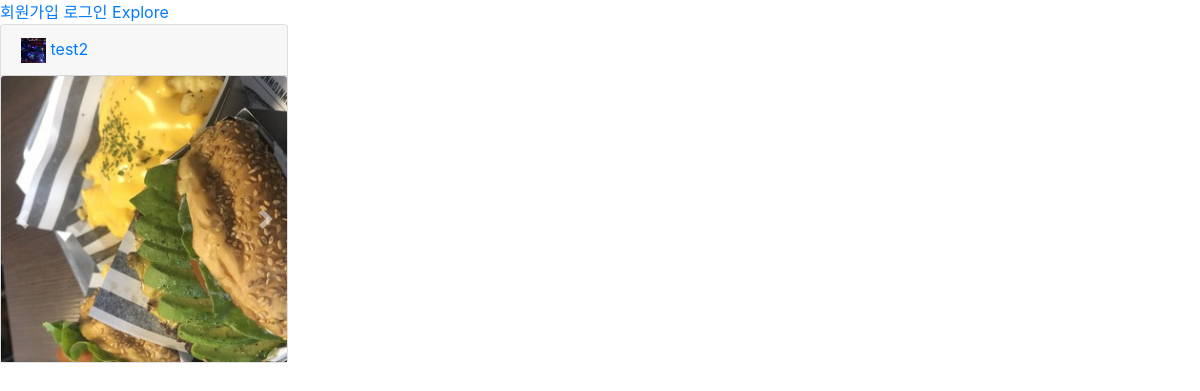
The page /posts/2 on the database its author committed.
### posts/models.py (models this page shows)
class Post(models.Model):
    user = models.ForeignKey(settings.AUTH_USER_MODEL, on_delete=models.CASCADE)
    content = models.TextField()
    created_at = models.DateTimeField(auto_now_add= True, blank=True)
    updated_at = models.DateTimeField(auto_now=True, blank=True)
    like_users = models.ManyToManyField(settings.AUTH_USER_MODEL, related_name='like_posts')

class Image(models.Model):
    post = models.ForeignKey(Post, on_delete=models.CASCADE)
    file = ProcessedImageField(
        upload_to = path_image_path,
        processors = [ResizeToFill(300,300)],
        format = 'JPEG',
        options = {'quality':90},
    )

### accounts/models.py (models this page shows)
class Profile(models.Model):
    user = models.OneToOneField(settings.AUTH_USER_MODEL, on_delete=models.CASCADE)
    nickname = models.CharField(max_length=40, blank=True)
    introduction = models.TextField(blank=True)
    image = ProcessedImageField(
        blank = True,
        upload_to = 'profile/image',
        processors = [ResizeToFill(300,300)],
        format = 'JPEG',
        options = {'quality': 90},
    )

class User(AbstractUser):
    followers = models.ManyToManyField(settings.AUTH_USER_MODEL, related_name='followings')

### posts/views.py (the view)
# urls.py: path('<int:post_id>', views.detail, name="detail"),
def detail(request, post_id):
    post = get_object_or_404(Post, id= post_id)
    return render(request, 'posts/detail.htm', {'post': post})

### posts/templates/posts/detail.htm (shortened to what this page needs)
{% extends 'base.htm' %}
{% load bootstrap4 %}
{% block container %}
<div class="card" style="width: 18rem;">
    <div class="card-header">
        <span>
            {% if post.user.profile.image %}
            <img src="{{ post.user.profile.image.url }}" width="25"></img>
            {% endif %}
            <a href="{% url 'accounts:people' post.user.username %}">{{ post.user.username }} </a>
        </span>
    </div>
    <div id="post_{{ post.id }}" class="carousel slide" data-ride="carousel">
        <div class="carousel-inner">
            {% for image in post.image_set.all %}
            <div class="carousel-item {% if forloop.counter == 1 %} active {% endif %}">
                <img src="{{ image.file.url }}" class="card-img-top" alt="{{ image.file.image }}">
            </div>
            {% endfor %}
        </div>
        <a class="carousel-control-prev" href="#post_{{ post.id }}" role="button" data-slide="prev">
            <span class="carousel-control-prev-icon" aria-hidden="true"></span>
        </a>
        <a class="carousel-control-next" href="#post_{{ post.id }}" role="button" data-slide="next">
            <span class="carousel-control-next-icon" aria-hidden="true"></span>
        </a>
    </div>
</div>
{% endblock %}

### insta/templates/base.htm (shortened to what this page needs)
<!DOCTYPE html>
<html lang="en">
<head>
    <link rel="stylesheet" href="https://stackpath.bootstrapcdn.com/bootstrap/4.3.1/css/bootstrap.min.css">
    <link rel="stylesheet" href="https://use.fontawesome.com/releases/v5.8.1/css/all.css">
</head>
<body>
    {% if user.is_authenticated %}
    <a href="{% url 'accounts:logout' %}">로그아웃</a>
    <a href="{% url 'posts:create' %}">새글쓰러가기</a>
     <a href="{% url 'accounts:people' user.username %}">{{ user.username}}</a>님 환영합니다.
     {% else %}
    <a href="{% url 'accounts:signup' %}">회원가입</a>
    <a href="{% url 'accounts:login' %}">로그인</a>
    {% endif %}
    <a href="{% url 'posts:explore' %}">Explore</a>
    {% block container %}
    {% endblock %}
</body>
</html>

### rows shown on the page
Post: user.profile.image (picture), user.username "test2"
Image: file (picture)
